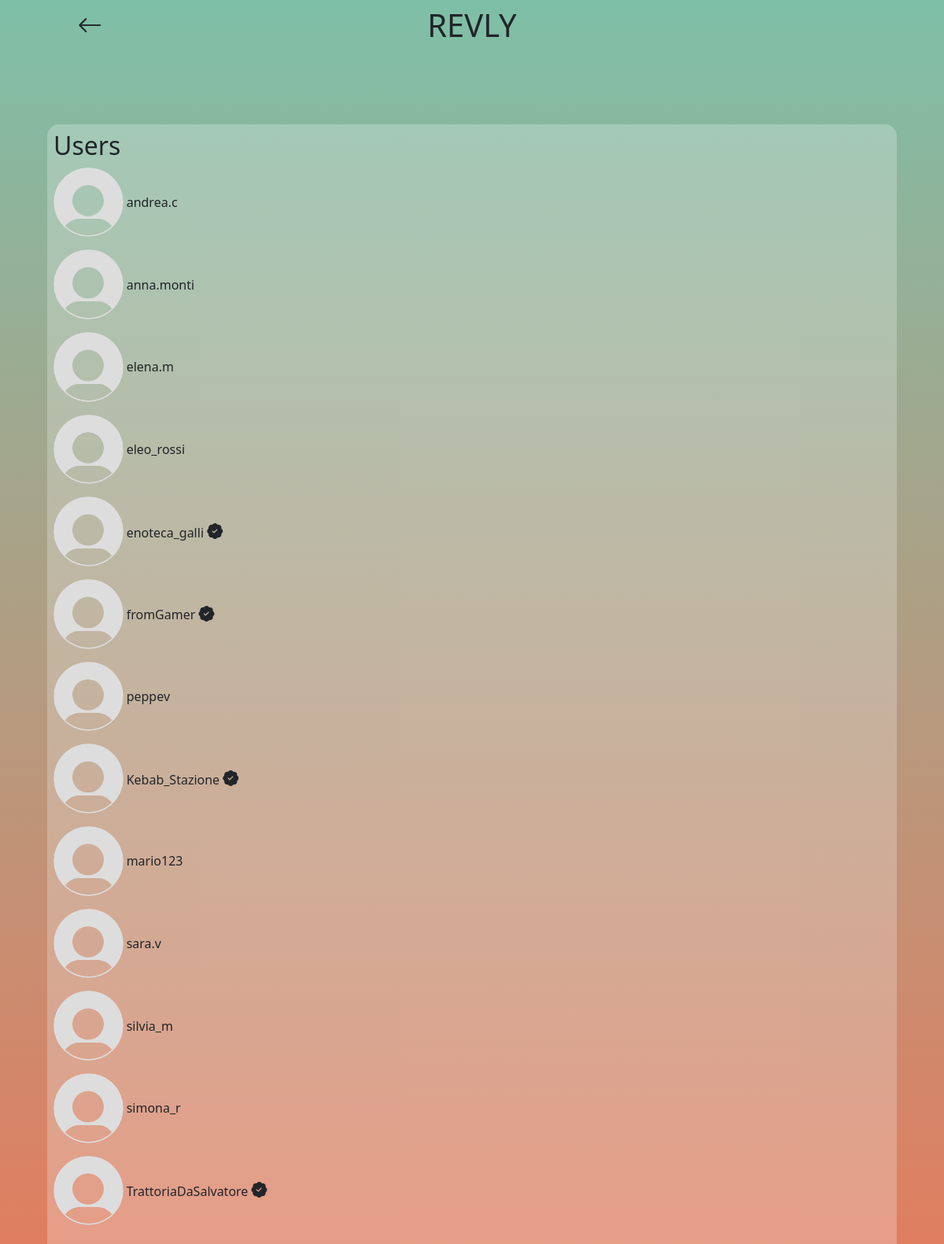
Page /site/follows.php?email=marco.guidi@email.com (signed in) on the committed database.
### tables this page shows
create table USERS (
     email varchar(80) not null,
     username varchar(64) not null unique,
     name varchar(64) not null,
     surname varchar(64),
     password varchar(64) not null,
     biography text not null,
     img varchar(128) not null default 'default-image.png',
     isCompany boolean not null,
     notifyLikes boolean not null,
     notifyComments boolean not null,
     notifyTags boolean not null,
     notifyFollows boolean not null,
     constraint ID_USERS_ID primary key (email));

### site/utils/functions.php (called while the page is built, shortened)
<?php
function isUserLoggedIn() {
    return !empty($_SESSION["username"]) && !empty($_SESSION["email"]) && !empty($_SESSION["user_img"]);
}
?>

### site/bootstrap.php (called while the page is built, shortened)
<?php
require_once("../db/database.php");
require_once("./utils/functions.php");
$server = "localhost";
$username = "root";
$pwd = "";
$dbname = "revly_db";
$port = 3306;
$dbh = new DatabaseHelper($server, $username, $pwd, $dbname, $port);
?>

### db/database.php (called while the page is built, shortened)
<?php
class DatabaseHelper {
    private $db;
    public function __construct($server, $username, $pwd, $dbname, $port) {
        $this->db = new mysqli($server, $username, $pwd, $dbname, $port);
    }
    public function getFollows($email) {
        $qry = "SELECT U.username, U.email, U.img, U.isCompany FROM users U, follow F WHERE U.email = F.user_email AND F.follower_email = ?";
        $stmt = $this->db->prepare($qry);
        $stmt->bind_param('s', $email);
        $stmt->execute();
        $res = $stmt->get_result();
        $results = $res->fetch_all(MYSQLI_ASSOC);
        return $results;
    }
}
?>

### site/template/show-line-user.php (the view)
<section class="d-flex flex-column min-vh-100">
    <div class="show-users flex-grow-1 bg-body-tertiary bg-opacity-25 mt-3 p-2">
        <div class="row gx-1">
            <h2>Users</h2>
        </div>
        <?php foreach ($templateParams["users"] as $user): ?>
            <a href="profile.php?username=<?php echo $user['username']; ?>">
                <div class="row gx-2 mb-3">
                    <div class="d-flex align-items-center">
                        <div class="col-1 me-1">
                            <div class="ratio ratio-1x1 text-center">
                                <img class="rounded-circle object-fit-fill" src="<?php echo $user['img']; ?>" alt="Profile picture of <?php echo $user['username']; ?>"/>
                            </div>
                        </div>
                        <div class="col-9">
                            <p class="m-0">
                                <?php echo $user['username']; ?>
                                <?php echo $user['isCompany'] ? '<i class="bi bi-patch-check-fill fs-5"></i>' : ''; ?>
                            </p>
                        </div>
                    </div>
                </div>
            </a>
        <?php endforeach; ?>
    </div>
</section>

### site/follows.php (shortened to what this page needs)
<?php
require_once("bootstrap.php");
if (isUserLoggedIn() && isset($_GET["email"])) {
    $templateParams["title"] = "Revly - " . $_GET["email"] . "'s follows";
    $templateParams["top-template"] = "focus-top.php";
    $templateParams["main-template"] = "show-line-user.php";
    $templateParams["users"] = $dbh->getFollows($_GET['email']);
    $templateParams["js"] = array("js/back.js");
    require("template/base.php");
} else {
    header("Location: index.php");
}
?>

### site/template/base.php (shortened to what this page needs)
<!DOCTYPE html>
<html lang="en">
<head>
    <link rel="stylesheet" type="text/css" href="css/style.css" />
    <link href="https://cdn.jsdelivr.net/npm/bootstrap@5.3.2/dist/css/bootstrap.min.css" rel="stylesheet">
    <link rel="stylesheet" href="https://cdn.jsdelivr.net/npm/bootstrap-icons@1.11.3/font/bootstrap-icons.min.css">
</head>
<body>
    <?php
            require($templateParams["top-template"]);
    ?>
    <main>
        <?php
            require($templateParams["main-template"]);
        ?>
    </main>
</body>
</html>

### site/template/focus-top.php (shortened to what this page needs)
<header>
    <div class="container">
        <div class="row gx-1 text-center">
            <nav class="navbar pb-0">
                <div class="col-1">
                    <a href="#" id="goBackLink">
                        <i class="bi bi-arrow-left fs-2"></i>
                    </a>
                </div>
                <div class="col-10">
                    <a class="navbar-brand m-0" href="home.php">
                        <h1 class="m-0">REVLY</h1>
                    </a>
                </div>
            </nav>
        </div>
    </div>
</header>

### site/css/style.css (style rules this page uses)
img { width: 100%; }
body { background-color: white; background: linear-gradient(rgba(126,191,167,1), rgba(224,126,96,1)) fixed; padding-left: 5%; padding-right: 5%; }
main { margin-top: 8%; }
.recent-searches, .show-users { border-radius: 15px 15px 0 0; }
a, a:visited, a:link, a:visited:active { color: inherit; text-decoration: none; }

### rows in the picture
users: username "andrea.c"
users: username "anna.monti"
users: username "elena.m"
users: username "eleo_rossi"
users: username "enoteca_galli", isCompany 1 (drawn)
users: username "fromGamer", isCompany 1 (drawn)
users: username "peppev"
users: username "Kebab_Stazione", isCompany 1 (drawn)
users: username "mario123"
users: username "sara.v"
users: username "silvia_m"
users: username "simona_r"
users: username "TrattoriaDaSalvatore", isCompany 1 (drawn)
